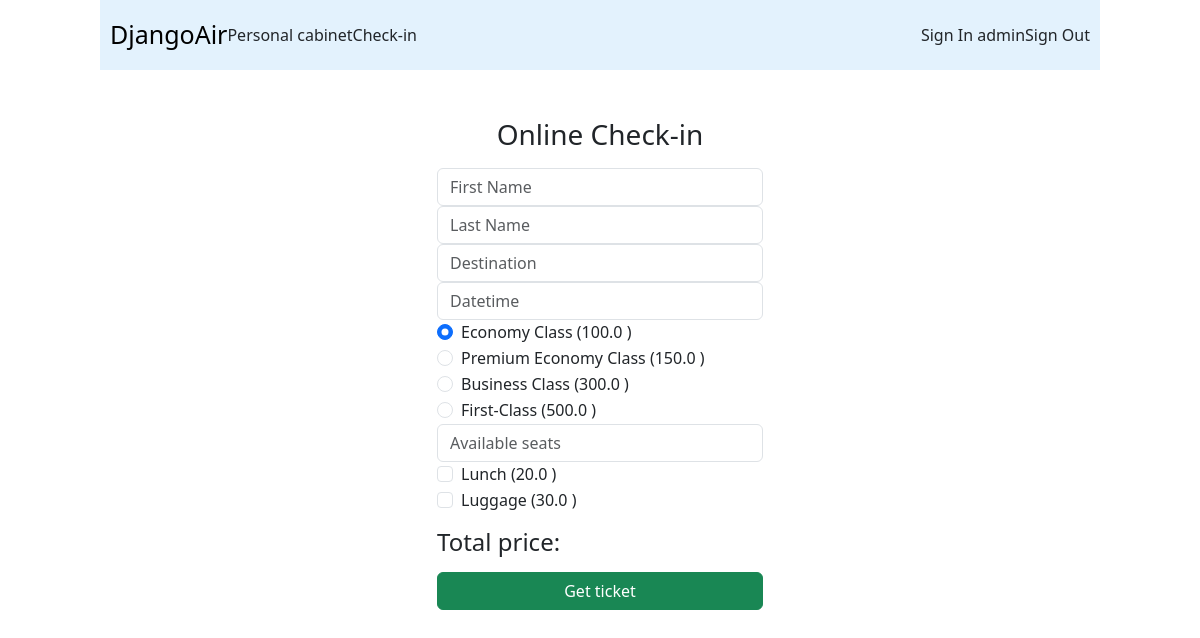
Page /checkin/ (signed in) on the committed database.
### customer/models.py (models this page shows, shortened)
class SeatClass(models.Model):
    class Meta():
        verbose_name = 'seat_class'
    name = models.CharField(max_length=256)
    price = models.FloatField(default=0.00)

class Option(models.Model):
    class Meta():
        verbose_name = 'option'
    name = models.CharField(max_length=256)
    price = models.FloatField(default=0.00)

### customer/views.py (the view, shortened to what this page needs)
# urls.py: path('checkin/', checkin, name='checkin'),
@login_required(login_url='/signin/')
def checkin(request):
    key = request.session.session_key
    flight_data = cache.get(key)
    if not flight_data:
        flight_data = FlightData()
    if request.method == 'GET':
        data = {}
        seat_class = SeatClass.objects.all()
        option = Option.objects.all()
        data['destination'] = [i['destination__name'] for i in Flight.objects.all().values('destination__name').distinct()]
        for i in seat_class:
            data[i.name] = i.price
        for i in option:
            data[i.name] = i.price
        return render(request, 'checkin.html', {'data': data, 'flight_data': flight_data})

### customer/templates/checkin.html (shortened to what this page needs)
{% extends "base.html" %}
{% load static %}
{% block content %}
<section class="container my-5" style="width: 350px; margin-left: auto; margin-right: auto;">
    <form method="post">
            <h1 class="h3 mb-3 font-weight-normal" style="text-align: center">Online Check-in</h1>
            <input type="text" name="first_name" value="{{flight_data.first_name}}" placeholder="First Name" required="" class="form-control"/>
            <input type="text" name="last_name" value="{{flight_data.last_name}}" placeholder="Last Name" required="" class="form-control"/>
            <input list="destination" name="destination" value="{{flight_data.destination }}" placeholder="Destination" required="" class="form-control"/>
            <input type="text" list="datetime" name="datetime" value="{{ flight_data.datetime | date:'d.m.Y H:i:s' }}" placeholder="Datetime" required="" class="form-control"/>
            <div class="form-check">
                <input class="form-check-input" type="radio" name="seat_class" id="economy" value="economy" checked required>
                <label class="form-check-label" for="economy">Economy Class ({{ data.economy }} {{ flight_data.currency }})</label>
            </div>
            <div class="form-check">
                <input class="form-check-input" type="radio" name="seat_class" id="premium_economy" value="premium_economy">
                <label class="form-check-label" for="premium_economy">Premium Economy Class ({{ data.premium_economy }} {{ flight_data.currency }})</label>
            </div>
            <div class="form-check">
                <input class="form-check-input" type="radio" name="seat_class" id="business" value="business">
                <label class="form-check-label" for="business">Business Class ({{ data.business }} {{ flight_data.currency }})</label>
            </div>
            <div class="form-check">
                <input class="form-check-input" type="radio" name="seat_class" id="first_class" value="first_class">
                <label class="form-check-label" for="first_class">First-Class ({{ data.first_class }} {{ flight_data.currency }})</label>
            </div>
            <input type="text" list="available_seat" name="available_seat" value="{{ flight_data.seat }}" placeholder="Available seats" required="" class="form-control"/>
            <div class="form-check">
                <input class="form-check-input" type="checkbox" value="" {% if flight_data.lunch %} checked {% endif %}name="lunch">
                Lunch ({{ data.lunch }} {{ flight_data.currency }})
            </div>
            <div class="form-check">
                <input class="form-check-input" type="checkbox" value="" {% if flight_data.luggage %} checked {% endif %} name="luggage">
                Luggage ({{ data.luggage }} {{ flight_data.currency }})
	        </div>
            <h4 id="total_price" class="my-3" style="text-align:left">Total price: {{ data.price_for_one_seat }} {{ flight_data.currency }}</h4>
            <div class="d-grid gap-2 my-3">
                <input type="submit" class="btn btn-success" value="Get ticket">
            </div>
    </form>
</section>
{% endblock %}

### customer/templates/base.html (shortened to what this page needs)
{% load static %}
{% load bootstrap5 %}
{% bootstrap_css %}
<!DOCTYPE html>
<html>
    <head>
    <link rel="stylesheet" href="https://cdn.jsdelivr.net/npm/bootstrap-icons@1.5.0/font/bootstrap-icons.css">
    </head>
	<body>
            <header>
                    <div class="left">
                        <a class="nav-link" href="{% url 'first_step' %}">DjangoAir</a>
                        {% if request.user.is_authenticated %}
                        <a class="nav-link active" href="{% url 'cabinet' %}">Personal cabinet</a>
                        <a class="nav-link active" href="{% url 'checkin' %}">Check-in</a>
                        {% endif %}
                    </div>
                    <div class="right">
                        <a class="nav-link" href="{% url 'signin' %}" >Sign In {% if request.user.is_authenticated %} {{ request.user }} {% endif %}</a>
                        <a class="nav-link" href="{% url 'signout' %}" >Sign Out</a>
                    </div>
            </header>
    {% block content %}{% endblock %}
    </body>
</html>

### customer/templates/base.html (style rules this page uses)
body { min-width: 1000px; padding: 0px 0px; }
header { display: flex; width: 1000px; height: 70px; margin: 0px auto; background-color: #e3f2fd; }
.right { width: 50%; display: flex; justify-content: flex-end; align-items: center; padding: 10px; }
.left { width: 50%; display: flex; justify-content: flex-start; align-items: center; padding: 10px; }
.left a:nth-child(1) { font-size: 25px; color: black; }

### rows in the picture
SeatClass: economy "100.0"
SeatClass: premium_economy "150.0"
SeatClass: business "300.0"
SeatClass: first_class "500.0"
Option: lunch "20.0"
Option: luggage "30.0"

### other values in the picture
{{ request.user }} "admin"
